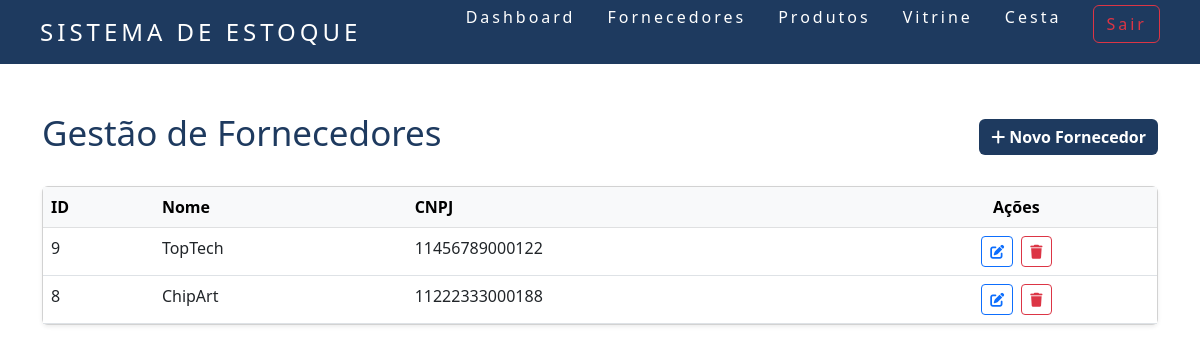
/suppliers.php, run on the app's committed database.
### tables this page shows
CREATE TABLE `fornecedores` (
  `idFornecedores` int(11) NOT NULL AUTO_INCREMENT,
  `name` varchar(100) NOT NULL,
  `cnpj` varchar(18) NOT NULL,
  `contato` varchar(50) NOT NULL,
  PRIMARY KEY (`idFornecedores`),
  UNIQUE KEY `idFornecedores_UNIQUE` (`idFornecedores`)
);

### public/suppliers.php (the view, shortened to what this page needs)
<?php
require_once '../config/conexao.php';
?>
<!DOCTYPE html>
<html lang="pt-br">
<head>
    <link rel="stylesheet" href="https://cdnjs.cloudflare.com/ajax/libs/font-awesome/6.4.0/css/all.min.css">
    <link href="https://cdn.jsdelivr.net/npm/bootstrap@5.3.0/dist/css/bootstrap.min.css" rel="stylesheet">
    <link rel="stylesheet" href="css/sidebar.css">
</head>
<body>
    <?php include 'sidebar.php'; ?>
    <div class="container py-5" >
    <div class="d-flex justify-content-between align-items-center mb-4">
        <h1 style = "color:#1e3a5f; font-size:35px">Gestão de Fornecedores</h1>
        <button class="btn btn-custom" data-bs-toggle="modal" data-bs-target="#modalNovoFornecedor"
        style="background-color: #1e3a5f; color: white; border: none; font-weight: bold;">
        <i class="fas fa-plus"></i> Novo Fornecedor</button>
    </div>
    <div class="card shadow-sm">
        <div class="card-body p-0">
            <table class="table table-hover mb-0">
                <thead class="table-light">
                    <tr>
                        <th>ID</th>
                        <th>Nome</th>
                        <th>CNPJ</th>
                        <th class="text-center">Ações</th>
                    </tr>
                </thead>
                <?php
                $query = $pdo->query("SELECT * FROM fornecedores ORDER BY idFornecedores DESC");
                $fornecedores = $query->fetchAll(PDO::FETCH_ASSOC);
                foreach ($fornecedores as $f):
                ?>
                <tbody>
                    <tr>
                        <td><?= $f['idFornecedores'] ?></td>
                        <td><?= $f['name'] ?></td>
                        <td><?= $f['cnpj'] ?></td>
                        <td class="text-center">
                            <button class="btn btn-sm btn-outline-primary me-1" title="Editar"
                            data-bs-toggle="modal" data-bs-target="#modalEditarFornecedor"
                            data-bs-id="<?= $f['idFornecedores'] ?>" data-bs-nome="<?= $f['name'] ?>" data-bs-cnpj="<?= $f['cnpj'] ?>">
                                <i class="fas fa-edit"></i>
                                </button>
                            <button class="btn btn-sm btn-outline-danger" type="button"
                            data-bs-toggle="modal" data-bs-target="#modalExcluirFornecedor"
                            data-bs-id="<?= $f['idFornecedores'] ?>" data-bs-nome="<?= $f['name'] ?>" title="Excluir">
                                <i class="fas fa-trash"></i>
                            </button>
                        </td>
                    </tr>
                    <?php endforeach; ?>
                </tbody>
            </table>
        </div>
    </div>
</div>
</body>
</html>

### public/css/sidebar.css (style rules this page uses)
* { margin: 0; padding: 0; }

### data on the page
fornecedores: idFornecedores "9", name "TopTech", cnpj "11456789000122"
fornecedores: idFornecedores "8", name "ChipArt", cnpj "11222333000188"
